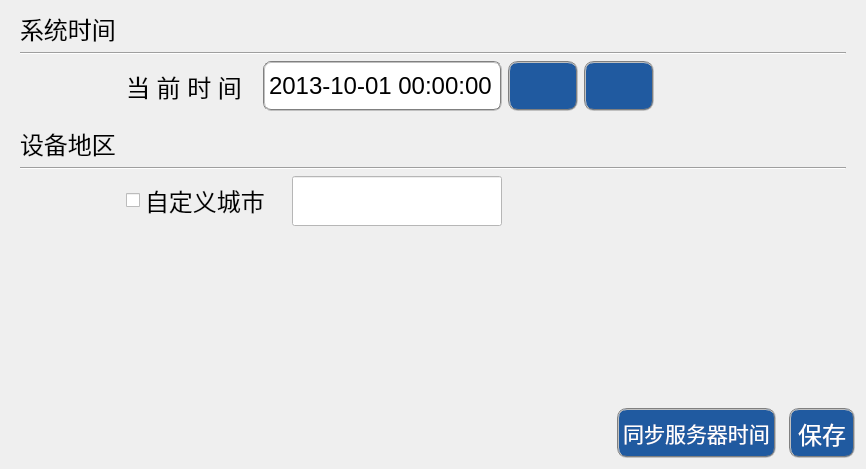
        <widget class="QWidget" name="tabSetSysTime">
         <property name="styleSheet">
          <string notr="true"/>
         </property>
         <attribute name="title">
          <string>时间地区</string>
         </attribute>
         <layout class="QGridLayout" name="gridLayout_33">
          <item row="0" column="0" colspan="3">
           <layout class="QVBoxLayout" name="verticalLayout">
            <item>
             <widget class="QWidget" name="wgtSysTime" native="true">
              <layout class="QGridLayout" name="gridLayout_10">
               <property name="topMargin">
                <number>0</number>
               </property>
               <property name="bottomMargin">
                <number>0</number>
               </property>
               <item row="1" column="0" colspan="3">
                <widget class="Line" name="line_2">
                 <property name="orientation">
                  <enum>Qt::Horizontal</enum>
                 </property>
                </widget>
               </item>
               <item row="2" column="0">
                <spacer name="horizontalSpacer_6">
                 <property name="orientation">
                  <enum>Qt::Horizontal</enum>
                 </property>
                 <property name="sizeType">
                  <enum>QSizePolicy::Preferred</enum>
                 </property>
                 <property name="sizeHint" stdset="0">
                  <size>
                   <width>100</width>
                   <height>20</height>
                  </size>
                 </property>
                </spacer>
               </item>
               <item row="2" column="1">
                <layout class="QGridLayout" name="gridLayout_5" columnstretch="0,0,0,1,1">
                 <property name="spacing">
                  <number>6</number>
                 </property>
                 <item row="0" column="3">
                  <widget class="QPushButton" name="btnAdd">
                   <property name="sizePolicy">
                    <sizepolicy hsizetype="Preferred" vsizetype="Preferred">
                     <horstretch>0</horstretch>
                     <verstretch>0</verstretch>
                    </sizepolicy>
                   </property>
                   <property name="minimumSize">
                    <size>
                     <width>70</width>
                     <height>50</height>
                    </size>
                   </property>
                   <property name="styleSheet">
                    <string notr="true">color: white;
background-color: rgb(32, 90, 160);
border: 2px groove gray;
border-radius: 10px;
padding: 2px 4px;</string>
                   </property>
                   <property name="text">
                    <string/>
                   </property>
                   <property name="icon">
                    <iconset resource="../ikembx00.qrc">
                     <normaloff>:/image/add.ico</normaloff>:/image/add.ico</iconset>
                   </property>
                   <property name="iconSize">
                    <size>
                     <width>40</width>
                     <height>40</height>
                    </size>
                   </property>
                  </widget>
                 </item>
                 <item row="0" column="4">
                  <widget class="QPushButton" name="btnMinus">
                   <property name="sizePolicy">
                    <sizepolicy hsizetype="Preferred" vsizetype="Preferred">
                     <horstretch>0</horstretch>
                     <verstretch>0</verstretch>
                    </sizepolicy>
                   </property>
                   <property name="minimumSize">
                    <size>
                     <width>70</width>
                     <height>50</height>
                    </size>
                   </property>
                   <property name="styleSheet">
                    <string notr="true">color: white;
background-color: rgb(32, 90, 160);
border: 2px groove gray;
border-radius: 10px;
padding: 2px 4px;</string>
                   </property>
                   <property name="text">
                    <string/>
                   </property>
                   <property name="icon">
                    <iconset resource="../ikembx00.qrc">
                     <normaloff>:/image/minus.ico</normaloff>:/image/minus.ico</iconset>
                   </property>
                   <property name="iconSize">
                    <size>
                     <width>40</width>
                     <height>40</height>
                    </size>
                   </property>
                  </widget>
                 </item>
                 <item row="0" column="0">
                  <widget class="QLabel" name="labCurrentTime">
                   <property name="sizePolicy">
                    <sizepolicy hsizetype="Preferred" vsizetype="Preferred">
                     <horstretch>0</horstretch>
                     <verstretch>0</verstretch>
                    </sizepolicy>
                   </property>
                   <property name="font">
                    <font>
                     <pointsize>18</pointsize>
                     <weight>50</weight>
                     <bold>false</bold>
                    </font>
                   </property>
                   <property name="text">
                    <string>当 前 时 间</string>
                   </property>
                  </widget>
                 </item>
                 <item row="0" column="2">
                  <widget class="QDateTimeEdit" name="dateTimeEditor">
                   <property name="sizePolicy">
                    <sizepolicy hsizetype="Expanding" vsizetype="Preferred">
                     <horstretch>0</horstretch>
                     <verstretch>0</verstretch>
                    </sizepolicy>
                   </property>
                   <property name="font">
                    <font>
                     <pointsize>18</pointsize>
                     <weight>50</weight>
                     <bold>false</bold>
                    </font>
                   </property>
                   <property name="styleSheet">
                    <string notr="true">border-radius: 8px; 
background-color: rgb(255, 255, 255);
border:2px groove gray;
padding: 2px 2px; </string>
                   </property>
                   <property name="frame">
                    <bool>true</bool>
                   </property>
                   <property name="readOnly">
                    <bool>false</bool>
                   </property>
                   <property name="buttonSymbols">
                    <enum>QAbstractSpinBox::NoButtons</enum>
                   </property>
                   <property name="date">
                    <date>
                     <year>2013</year>
                     <month>10</month>
                     <day>1</day>
                    </date>
                   </property>
                   <property name="currentSection">
                    <enum>QDateTimeEdit::YearSection</enum>
                   </property>
                   <property name="displayFormat">
                    <string>yyyy-MM-dd hh:mm:ss</string>
                   </property>
                   <property name="calendarPopup">
                    <bool>false</bool>
                   </property>
                   <property name="currentSectionIndex">
                    <number>0</number>
                   </property>
                  </widget>
                 </item>
                 <item row="0" column="1">
                  <spacer name="horizontalSpacer_14">
                   <property name="orientation">
                    <enum>Qt::Horizontal</enum>
                   </property>
                   <property name="sizeType">
                    <enum>QSizePolicy::Preferred</enum>
                   </property>
                   <property name="sizeHint" stdset="0">
                    <size>
                     <width>15</width>
                     <height>20</height>
                    </size>
                   </property>
                  </spacer>
                 </item>
                </layout>
               </item>
               <item row="2" column="2">
                <spacer name="horizontalSpacer_11">
                 <property name="orientation">
                  <enum>Qt::Horizontal</enum>
                 </property>
                 <property name="sizeHint" stdset="0">
                  <size>
                   <width>40</width>
                   <height>20</height>
                  </size>
                 </property>
                </spacer>
               </item>
               <item row="0" column="0" colspan="3">
                <widget class="QLabel" name="label_7">
                 <property name="font">
                  <font>
                   <pointsize>18</pointsize>
                  </font>
                 </property>
                 <property name="text">
                  <string>系统时间</string>
                 </property>
                </widget>
               </item>
              </layout>
             </widget>
            </item>
            <item>
             <widget class="QWidget" name="wgtSysTime_2" native="true">
              <layout class="QGridLayout" name="gridLayout_44">
               <item row="0" column="0">
                <widget class="QLabel" name="label_12">
                 <property name="font">
                  <font>
                   <pointsize>18</pointsize>
                  </font>
                 </property>
                 <property name="text">
                  <string>设备地区</string>
                 </property>
                </widget>
               </item>
               <item row="1" column="0" colspan="3">
                <widget class="Line" name="line_10">
                 <property name="orientation">
                  <enum>Qt::Horizontal</enum>
                 </property>
                </widget>
               </item>
               <item row="2" column="0">
                <spacer name="horizontalSpacer_40">
                 <property name="orientation">
                  <enum>Qt::Horizontal</enum>
                 </property>
                 <property name="sizeType">
                  <enum>QSizePolicy::Preferred</enum>
                 </property>
                 <property name="sizeHint" stdset="0">
                  <size>
                   <width>100</width>
                   <height>20</height>
                  </size>
                 </property>
                </spacer>
               </item>
               <item row="2" column="1" rowspan="2">
                <layout class="QGridLayout" name="gridLayout_43">
                 <item row="0" column="2">
                  <widget class="QLineEdit" name="cityNameLine">
                   <property name="minimumSize">
                    <size>
                     <width>0</width>
                     <height>50</height>
                    </size>
                   </property>
                   <property name="maximumSize">
                    <size>
                     <width>288</width>
                     <height>50</height>
                    </size>
                   </property>
                   <property name="font">
                    <font>
                     <pointsize>18</pointsize>
                    </font>
                   </property>
                   <property name="styleSheet">
                    <string notr="true">background-color: rgb(255, 255, 255);</string>
                   </property>
                   <property name="text">
                    <string/>
                   </property>
                  </widget>
                 </item>
                 <item row="0" column="1">
                  <spacer name="horizontalSpacer_41">
                   <property name="orientation">
                    <enum>Qt::Horizontal</enum>
                   </property>
                   <property name="sizeType">
                    <enum>QSizePolicy::Preferred</enum>
                   </property>
                   <property name="sizeHint" stdset="0">
                    <size>
                     <width>15</width>
                     <height>20</height>
                    </size>
                   </property>
                  </spacer>
                 </item>
                 <item row="0" column="0">
                  <widget class="QCheckBox" name="isSetCity">
                   <property name="font">
                    <font>
                     <pointsize>18</pointsize>
                    </font>
                   </property>
                   <property name="text">
                    <string>自定义城市</string>
                   </property>
                  </widget>
                 </item>
                </layout>
               </item>
               <item row="3" column="2">
                <spacer name="horizontalSpacer_43">
                 <property name="orientation">
                  <enum>Qt::Horizontal</enum>
                 </property>
                 <property name="sizeHint" stdset="0">
                  <size>
                   <width>338</width>
                   <height>17</height>
                  </size>
                 </property>
                </spacer>
               </item>
              </layout>
             </widget>
            </item>
           </layout>
          </item>
          <item row="1" column="1">
           <spacer name="verticalSpacer_3">
            <property name="orientation">
             <enum>Qt::Vertical</enum>
            </property>
            <property name="sizeHint" stdset="0">
             <size>
              <width>17</width>
              <height>167</height>
             </size>
            </property>
           </spacer>
          </item>
          <item row="2" column="0" colspan="3">
           <layout class="QGridLayout" name="gridLayout_9" columnstretch="0,1,1">
            <property name="horizontalSpacing">
             <number>13</number>
            </property>
            <item row="0" column="0">
             <spacer name="horizontalSpacer_33">
              <property name="orientation">
               <enum>Qt::Horizontal</enum>
              </property>
              <property name="sizeType">
               <enum>QSizePolicy::Preferred</enum>
              </property>
              <property name="sizeHint" stdset="0">
               <size>
                <width>606</width>
                <height>50</height>
               </size>
              </property>
             </spacer>
            </item>
            <item row="0" column="1">
             <widget class="QPushButton" name="btnAsyncTime">
              <property name="sizePolicy">
               <sizepolicy hsizetype="Preferred" vsizetype="Preferred">
                <horstretch>0</horstretch>
                <verstretch>0</verstretch>
               </sizepolicy>
              </property>
              <property name="font">
               <font>
                <pointsize>16</pointsize>
               </font>
              </property>
              <property name="styleSheet">
               <string notr="true">color: white;
background-color: rgb(32, 90, 160);
border: 2px groove gray;
border-radius: 10px;
padding: 2px 4px;</string>
              </property>
              <property name="text">
               <string>同步服务器时间</string>
              </property>
              <property name="iconSize">
               <size>
                <width>40</width>
                <height>40</height>
               </size>
              </property>
             </widget>
            </item>
            <item row="0" column="2">
             <widget class="QPushButton" name="btnApply">
              <property name="sizePolicy">
               <sizepolicy hsizetype="Preferred" vsizetype="Preferred">
                <horstretch>0</horstretch>
                <verstretch>0</verstretch>
               </sizepolicy>
              </property>
              <property name="font">
               <font>
                <pointsize>18</pointsize>
               </font>
              </property>
              <property name="styleSheet">
               <string notr="true">color: white;
background-color: rgb(32, 90, 160);
border: 2px groove gray;
border-radius: 10px;
padding: 2px 4px;</string>
              </property>
              <property name="text">
               <string>保存</string>
              </property>
              <property name="icon">
               <iconset resource="../ikembx00.qrc">
                <normaloff>:/image/ok.ico</normaloff>:/image/ok.ico</iconset>
              </property>
              <property name="iconSize">
               <size>
                <width>35</width>
                <height>35</height>
               </size>
              </property>
             </widget>
            </item>
           </layout>
          </item>
         </layout>
        </widget>
